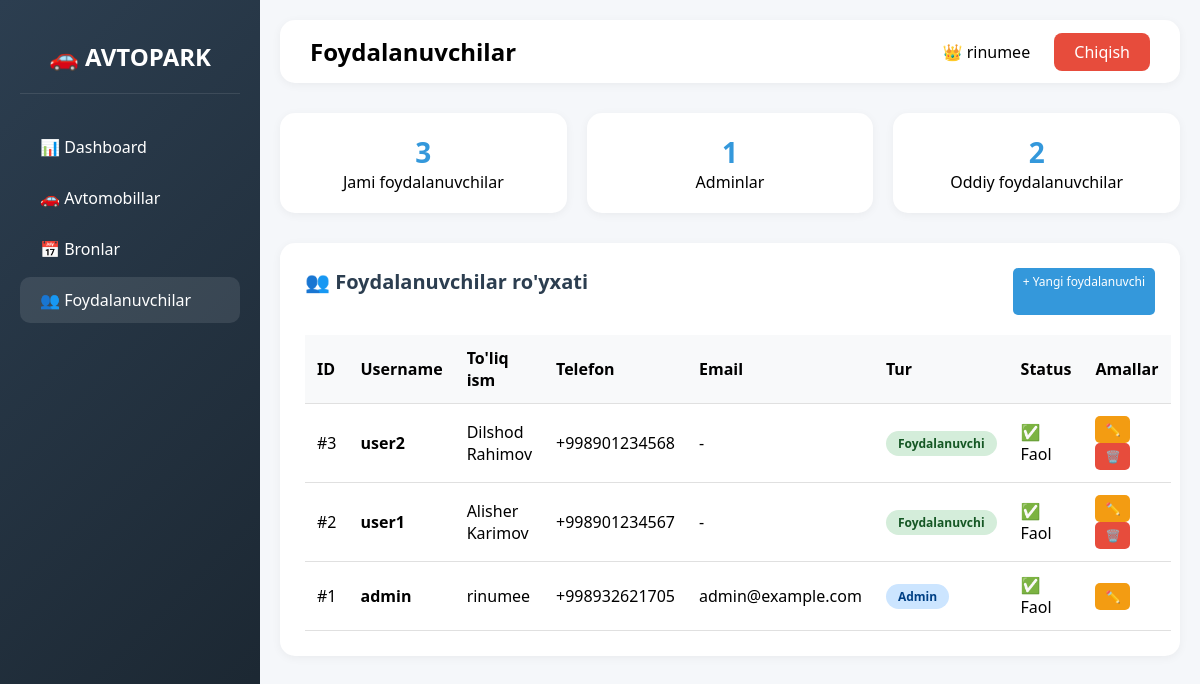
Screenshot of /dashboard/admin/users/ (signed in) with the database file from the repository.
### accounts/models.py (models this page shows, shortened)
class CustomUser(AbstractUser):
    USER_TYPE_CHOICES = (
        ('user', 'Foydalanuvchi'),
        ('admin', 'Admin'),
    )
    user_type = models.CharField(max_length=10, choices=USER_TYPE_CHOICES, default='user')
    phone = models.CharField(max_length=20, unique=True)
    full_name = models.CharField(max_length=200)
    address = models.TextField(blank=True, null=True)
    passport_series = models.CharField(max_length=20, blank=True, null=True)
    created_at = models.DateTimeField(auto_now_add=True)

### accounts/views.py (the view)
# urls.py: path('admin/users/', views.admin_user_list, name='admin_user_list'),
@login_required
@user_passes_test(is_admin)
def admin_user_list(request):
    users = CustomUser.objects.all().order_by('-date_joined')
    total_users = users.count()
    admin_users = users.filter(user_type='admin').count()
    regular_users = users.filter(user_type='user').count()
    context = {
        'users': users,
        'total_users': total_users,
        'admin_users': admin_users,
        'regular_users': regular_users,
    }
    return render(request, 'accounts/admin_user_list.html', context)

### accounts/views.py (called while the page is built)
def is_admin(user):
    return user.is_authenticated and (user.user_type == 'admin' or user.is_staff)

### templates/accounts/admin_user_list.html (shortened to what this page needs)
<!DOCTYPE html>
<html lang="uz">
<head>
</head>
<body>
    <div class="sidebar">
        <div class="logo">🚗 AVTOPARK</div>
        <div class="nav-item"><a href="{% url 'admin_dashboard' %}">📊 Dashboard</a></div>
        <div class="nav-item"><a href="{% url 'car_list' %}">🚗 Avtomobillar</a></div>
        <div class="nav-item"><a href="{% url 'booking_list' %}">📅 Bronlar</a></div>
        <div class="nav-item active"><a href="{% url 'admin_user_list' %}">👥 Foydalanuvchilar</a></div>
    </div>
    <div class="main-content">
        <div class="top-bar">
            <h2>Foydalanuvchilar</h2>
            <div>
                <span style="margin-right: 20px;">👑 {{ user.full_name }}</span>
                <a href="{% url 'logout' %}" class="logout-btn">Chiqish</a>
            </div>
        </div>
        <div class="stats-grid">
            <div class="stat-card"><div class="stat-number">{{ total_users }}</div><div>Jami foydalanuvchilar</div></div>
            <div class="stat-card"><div class="stat-number">{{ admin_users }}</div><div>Adminlar</div></div>
            <div class="stat-card"><div class="stat-number">{{ regular_users }}</div><div>Oddiy foydalanuvchilar</div></div>
        </div>
        <div class="section">
            <div style="display: flex; justify-content: space-between; margin-bottom: 20px;">
                <div class="section-title">👥 Foydalanuvchilar ro'yxati</div>
                <a href="{% url 'admin_user_create' %}" class="btn btn-primary">+ Yangi foydalanuvchi</a>
            </div>
            <table>
                <thead><tr><th>ID</th><th>Username</th><th>To'liq ism</th><th>Telefon</th><th>Email</th><th>Tur</th><th>Status</th><th>Amallar</th></tr></thead>
                <tbody>
                    {% for u in users %}
                    <tr>
                        <td>#{{ u.id }}</td>
                        <td><strong>{{ u.username }}</strong></td>
                        <td>{{ u.full_name }}</td>
                        <td>{{ u.phone }}</td>
                        <td>{{ u.email|default:"-" }}</td>
                        <td><span class="badge badge-{{ u.user_type }}">{{ u.get_user_type_display }}</span></td>
                        <td>{% if u.is_active %}✅ Faol{% else %}❌ Blok{% endif %}</td>
                        <td>
                            <a href="{% url 'admin_user_edit' u.id %}" class="btn btn-warning">✏️</a>
                            {% if u != user %}
                            <a href="{% url 'admin_user_delete' u.id %}" class="btn btn-danger" onclick="return confirm('O\'chirishni xohlaysizmi?')">🗑️</a>
                            {% endif %}
                        </td>
                    </tr>
                    {% endfor %}
                </tbody>
            </table>
        </div>
    </div>
</body>
</html>

### templates/accounts/admin_user_list.html (style rules this page uses)
* { margin: 0; padding: 0; box-sizing: border-box; }
body { font-family: 'Segoe UI', Tahoma, Geneva, Verdana, sans-serif; background: #f5f7fa; }
.sidebar { width: 260px; background: linear-gradient(135deg, #2c3e50 0%, #1a252f 100%); color: white; position: fixed; height: 100%; padding: 20px; }
.logo { font-size: 24px; font-weight: bold; text-align: center; padding: 20px 0; border-bottom: 1px solid rgba(255,255,255,0.1); margin-bottom: 30px; }
.nav-item { padding: 12px 20px; margin: 5px 0; border-radius: 10px; cursor: pointer; transition: all 0.3s; }
.nav-item:hover, .nav-item.active { background: rgba(255,255,255,0.1); }
.nav-item a { color: white; text-decoration: none; display: block; }
.main-content { margin-left: 260px; padding: 20px; }
.top-bar { background: white; padding: 15px 30px; border-radius: 15px; margin-bottom: 30px; display: flex; justify-content: space-between; align-items: center; box-shadow: 0 2px 10px rgba(0,0,0,0.05); }
.logout-btn { background: #e74c3c; color: white; padding: 8px 20px; border-radius: 8px; text-decoration: none; }
.section { background: white; border-radius: 15px; padding: 25px; margin-bottom: 30px; box-shadow: 0 2px 10px rgba(0,0,0,0.05); }
.section-title { font-size: 20px; font-weight: bold; margin-bottom: 20px; color: #2c3e50; }
table { width: 100%; border-collapse: collapse; }
th, td { padding: 12px; text-align: left; border-bottom: 1px solid #e0e0e0; }
th { background: #f8f9fa; font-weight: 600; }
.badge { padding: 4px 12px; border-radius: 20px; font-size: 12px; font-weight: bold; display: inline-block; }
.badge-admin { background: #cce5ff; color: #004085; }
.badge-user { background: #d4edda; color: #155724; }
.btn { padding: 5px 10px; border: none; border-radius: 5px; cursor: pointer; font-size: 12px; text-decoration: none; display: inline-block; }
.btn-warning { background: #f39c12; color: white; }
.btn-danger { background: #e74c3c; color: white; }
.btn-primary { background: #3498db; color: white; }
.stats-grid { display: grid; grid-template-columns: repeat(auto-fit, minmax(200px, 1fr)); gap: 20px; margin-bottom: 30px; }
.stat-card { background: white; padding: 20px; border-radius: 15px; text-align: center; box-shadow: 0 2px 10px rgba(0,0,0,0.05); }
.stat-number { font-size: 28px; font-weight: bold; color: #3498db; }

### rows the page displays
CustomUser: full_name "rinumee", id "1", username "admin", phone "+998932621705", email "admin@example.com", user_type "Admin", is_active "✅ Faol"
CustomUser: id "3", username "user2", full_name "Dilshod Rahimov", phone "+998901234568", email "-", user_type "Foydalanuvchi", is_active "✅ Faol"
CustomUser: id "2", username "user1", full_name "Alisher Karimov", phone "+998901234567", email "-", user_type "Foydalanuvchi", is_active "✅ Faol"

### other values shown
{{ total_users }} "3"
{{ admin_users }} "1"
{{ regular_users }} "2"
